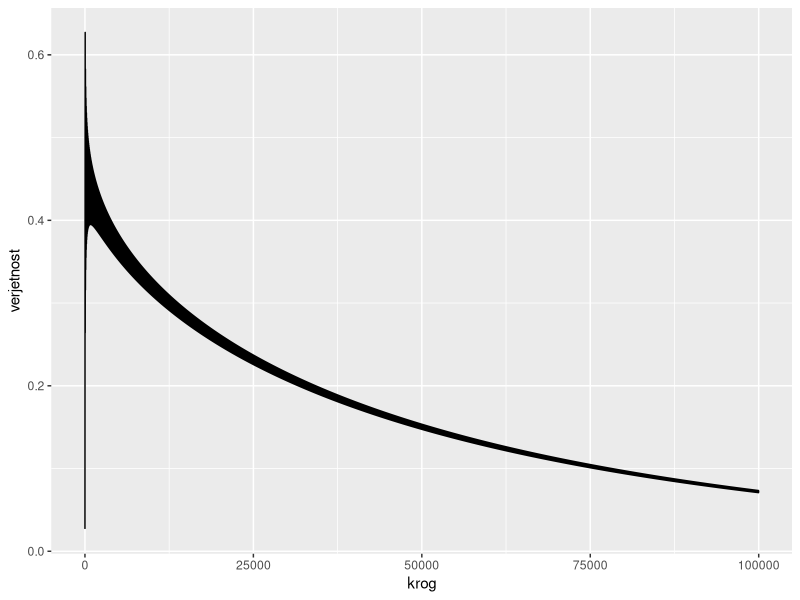
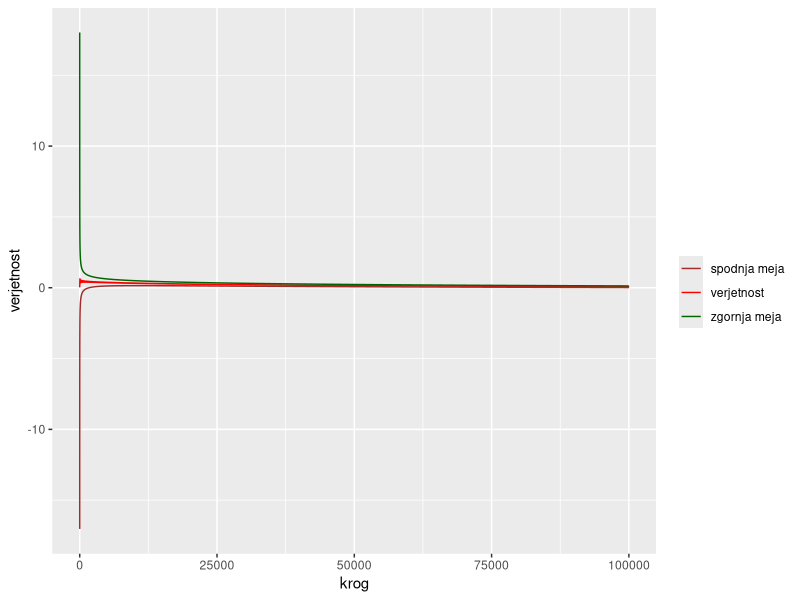

Generate these figures, in order, with R:
library(ggplot2)

c <- 3.0

vrednosti <- c(-1, 35)
verjetnosti <- c(36/37, 1/37)
upanje <- as.numeric(vrednosti %*% verjetnosti)
varianca <- as.numeric((vrednosti - upanje) ** 2 %*% verjetnosti)
sd <- sqrt(varianca)
koef_asimetrije <- as.numeric(abs(vrednosti - upanje) ** 3 %*% verjetnosti)


x <- 0
n <- 100000

## verjetnost, da nismo v minusu

verjetnost_uspeha <- function(n){
  1 - pbinom(n %/% 36 + as.integer(n %% 36 > 0) - 1, size = n, prob = 1/37) 
}

tabela_uspeha <- data.frame(c(1:n))
names(tabela_uspeha) <- c("krog")
tabela_uspeha$verjetnost <- verjetnost_uspeha(tabela_uspeha$krog)
ggplot(data = tabela_uspeha) + 
  geom_line(aes(x = krog, y = verjetnost))


#### dodamo meji
#zgornja meja
zgornja_meja <- function(n){
  x = sqrt(n) * (-upanje) / sd
  1 - pnorm(x) + (c * koef_asimetrije) / ((n**(1/2)) * (sd**3))
}

spodnja_meja <- function(n){
  x = sqrt(n) * (-upanje) / sd
  1 - pnorm(x) - (c * koef_asimetrije) / ((n**(1/2)) * (sd**3))
}

tabela_uspeha$zg_meja <- zgornja_meja(tabela_uspeha$krog)
tabela_uspeha$sp_meja <- spodnja_meja(tabela_uspeha$krog)

ggplot(data = tabela_uspeha) + 
  geom_line(aes(x = krog, y = verjetnost, color = 'verjetnost')) + 
  geom_line(aes(x = krog, y = zg_meja, color = 'zgornja meja')) + 
  geom_line(aes(x = krog, y = sp_meja, color = 'spodnja meja')) + 
  scale_color_manual(values = c(
    "verjetnost" = 'red', 
    "zgornja meja" = 'darkgreen',
    "spodnja meja" = 'brown')) + 
  labs(color = "")
